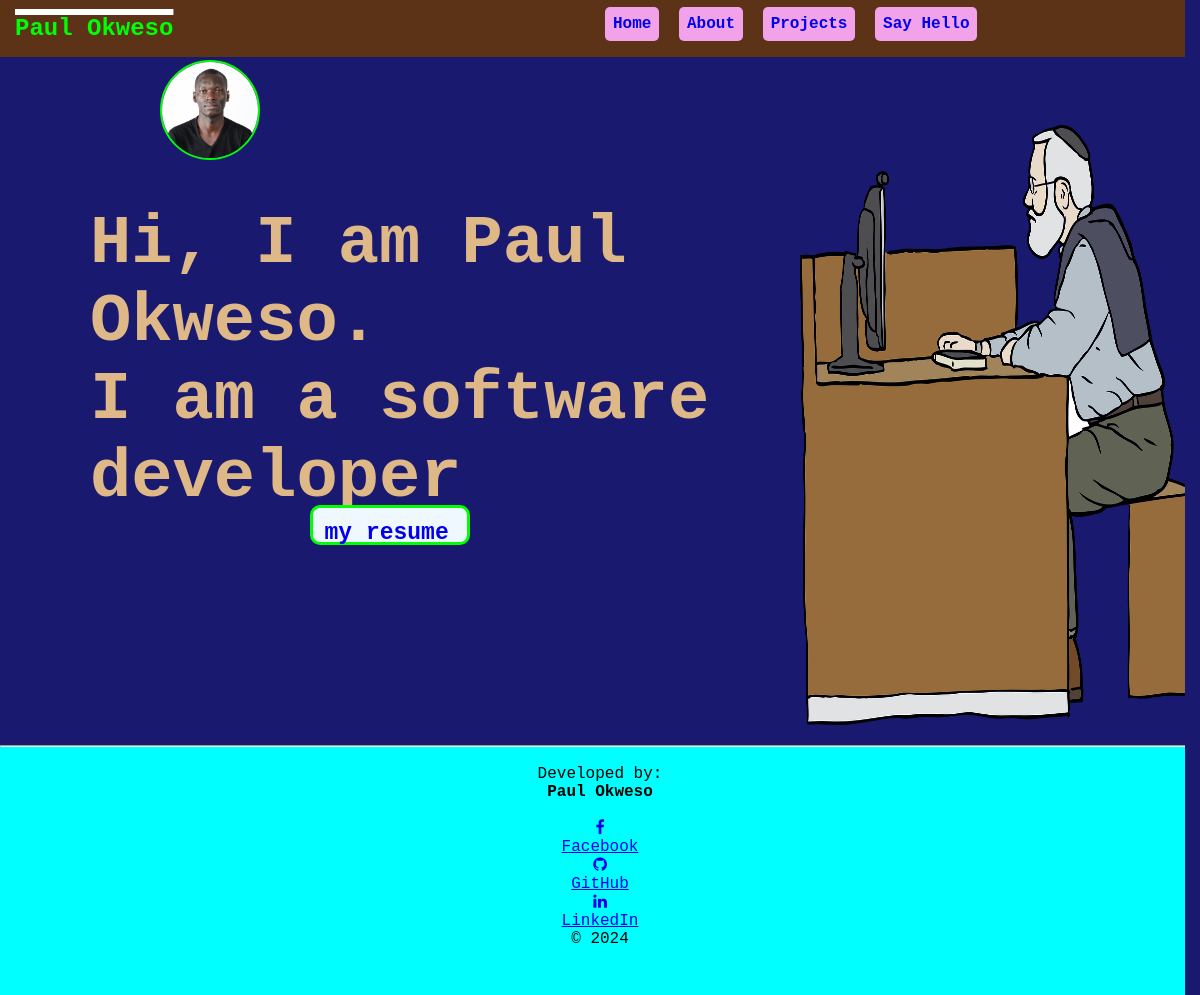
The page / on the database its author committed.
### home/models.py (models this page shows, shortened)
class Icon(models.Model):
    call_icon = models.ImageField(upload_to="uploads/")

class my_details(models.Model):
    greeting1 = models.CharField(max_length=50)
    greeting2 = models.CharField(max_length=50)
    my_name = models.CharField(max_length=50)
    my_image = models.ImageField(upload_to="uploads/")

class Doc(models.Model):
    file = models.FileField(upload_to="uploads/")

### home/views.py (the view)
# urls.py: path("", views.home, name="home"),
def home(request):
    Mydetails = my_details.objects.all()
    context = {
        "Mydetails": Mydetails,
    }
    my_doc = Doc.objects.all()
    context = {
        "my_doc": my_doc
    }
    my_icon=Icon.objects.all()
    context ={
        "my_icon": my_icon,
    }
    return render(request, "home/my_profile.html", {"Mydetails":Mydetails, "my_doc":my_doc, "my_icon":my_icon})

### home/templates/home/my_profile.html (shortened to what this page needs)
{% extends "home/layout.html" %}
{% block content %}
<div class="home-content">
<div class="top">
 {% for y in my_icon %}
    <div class="icon"><img src="{{ y.call_icon.url }}"></div>
{% endfor %}
</div>
<div class="home-content-image">
    <div class="home_page">
        {% for x in Mydetails %}
        <div id="description">Hi, I am {{ x.my_name }}.<br>I am a software developer</div>
        {% for doc in my_doc %}
            <div id="cv"><a href="{{ doc.file.url }}"> my resume</a></div>
        {% endfor %}
        </div>
{% if x.my_image %}
    <div class="image"><img src="{{ x.my_image.url }}"  style="width: 400px; height: 600px;"></div>
{% else %}:
    <p>the image does not exist</p>
{% endif %}
</div>
{% endfor %}
</div>
{% endblock %}

### home/static/home/site.css (style rules this page uses)
* { margin: 0; padding: 0; box-sizing: border-box; font-family: courier; width: 100%; scrollbar-gutter: stable; }
body { background-repeat: no-repeat; background-size: cover; background-blend-mode: overlay; background-color: midnightblue; overflow-x :hidden; width: 100vw; }
#description { color:burlywood; font-size: 4.3em; font-weight: 900; position: absolute; top: 80px; animation-name: moveText; animation-duration: 9s; animation-delay: 0s; animation-fill-mode: forwards; }
.home-content { display: flex; flex-direction: column; justify-content: space-between; align-items: stretch; }
.home_page { display: flex; flex-direction:column; justify-content: center; align-items: center; position: relative; left: 10px; top: 0px; }
#cv { margin: 120px; position: relative; left: 300px; top: 100px; }
#cv a { text-decoration: none; background-color: aliceblue; display: block; width: 160px; height: 40px; border-radius: 10px; padding: 0.5em; font-size: 23px; font-weight: bold; border-style: solid; border-color: #00FF00; }
.home-content-image { display: flex; flex-direction: row; flex-shrink: 2; position: relative; top: 0px; right: px; }
.image { position: relative; left: 0px; width: 400px; height: 600px; }
.icon img { width: 100px; height: 100px; border: #00FF00 solid 2px; border-radius: 50px; position: relative; left: 150px; top: 50px; margin: 10px; animation-name: myIcon; animation-duration: 20s; animation-delay: 0s; animation-iteration-count: infinite; }

### rows shown on the page
Icon: call_icon (picture)
my_details: my_name "Paul Okweso", my_image (picture)
